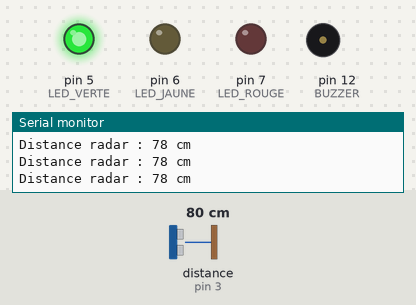
A sketch run on a simulated Arduino Uno, built with avr-gcc and run on an emulated ATmega328P. Shown: output pins drawn as LEDs (lit = HIGH), buzzer (waves = sounding), the last lines printed to the serial monitor. Wiring (inferred from the names in the program): ultrasonic range finder: trigger pin 2; echo pin 3. Dashed ring = blinking. The inputs (shaded band) are chosen by the test bench; at power-on: distance to the obstacle (sensor on pin 3) 80 cm. The echo pulse lasts 58.3 µs per cm; pins used as bus, display or sensor lines are not drawn.

Above: at 1.2 s.
1.3 s: distance to the obstacle (sensor on pin 3) set to 54 cm
4.3 s: distance to the obstacle (sensor on pin 3) set to 48 cm
At 5.2 s:
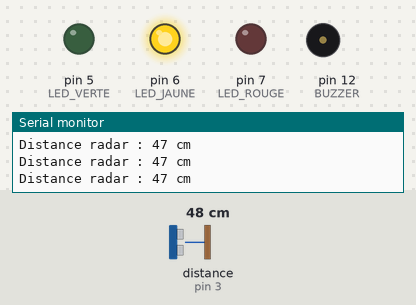
5.8 s: distance to the obstacle (sensor on pin 3) set to 23 cm
8.8 s: distance to the obstacle (sensor on pin 3) set to 18 cm
At 8.92 s:
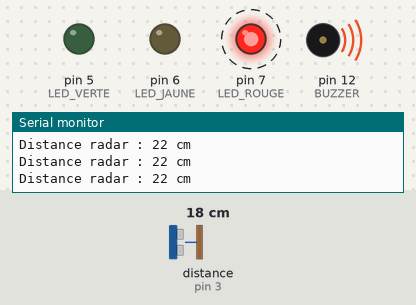
Timing chart, 0 to 12.8 s (numbered marks = the images above; inputs shaded):
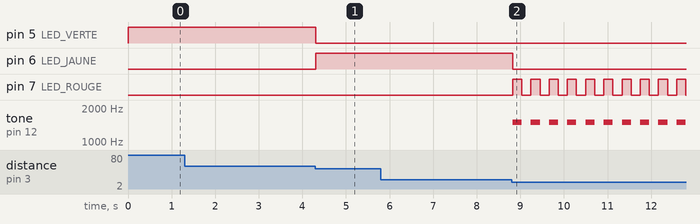

Measured:
- the behaviour switches between 51 and 50 cm on distance to the obstacle (sensor on pin 3) (found by bisection; images 0 and 1)
- the behaviour switches between 21 and 20 cm on distance to the obstacle (sensor on pin 3) (found by bisection; images 1 and 2)
- after the input at 4.3 s, pin 5 (LED_VERTE): HIGH → LOW at once; pin 6 (LED_JAUNE): LOW → HIGH at once
- after the input at 8.8 s, pin 6 (LED_JAUNE): HIGH → LOW at once; pin 7 (LED_ROUGE): alternates HIGH for 0.21 s and LOW for 0.21 s, starting at once; tone on pin 12 (BUZZER): alternates 1500 Hz for 0.21 s and silent for 0.21 s, starting at once

The sketch:

capteur-hc-3-led-Buzzer.ino
```cpp
//ETAPE 3 : ajout du buzzer en fonction de l'urgence de la colision
/*
   ALERTE : LED ROUGE (9) ET BUZZER (12) CLIGNOTENT PLUS VITE EN APPROCHANT
*/

const byte TRIG = 2;
const byte ECHO = 3;
const byte LED_VERTE = 5;
const byte LED_JAUNE = 6;
const byte LED_ROUGE = 7; // On garde la 7 pour la LED rouge
const byte BUZZER = 12;   // NOUVELLE LIGNE : Buzzer déplacé sur la broche 12

const unsigned long MEASURE_TIMEOUT = 25000UL;
const float vitesse_son = 340.0;

void setup() {
  Serial.begin(9600);

  pinMode(TRIG, OUTPUT);
  digitalWrite(TRIG, LOW);
  pinMode(ECHO, INPUT);

  pinMode(LED_VERTE, OUTPUT);
  pinMode(LED_JAUNE, OUTPUT);
  pinMode(LED_ROUGE, OUTPUT);

  pinMode(BUZZER, OUTPUT); // INITIALISATION : La broche 12 est maintenant une sortie
}

void loop() {
  /* 1. MESURE DE LA DISTANCE */
  digitalWrite(TRIG, HIGH);
  delayMicroseconds(10);
  digitalWrite(TRIG, LOW);
  long temps_AR_us = pulseIn(ECHO, HIGH, MEASURE_TIMEOUT);
  float distance_m = (temps_AR_us / 2.0) * (vitesse_son / 1000000.0);
  int distance_cm = distance_m * 100;

  /* 2. LOGIQUE DE DÉCISION */

  if (distance_m > 0.50 || distance_m <= 0) {
    // ZONE SÉCURITÉ : LED Verte allumée, le reste éteint
    digitalWrite(LED_VERTE, HIGH);
    digitalWrite(LED_JAUNE, LOW);
    digitalWrite(LED_ROUGE, LOW);
    noTone(BUZZER);
  }
  else if (distance_m <= 0.50 && distance_m > 0.20) {
    // ZONE ATTENTION : LED Jaune allumée, le reste éteint
    digitalWrite(LED_VERTE, LOW);
    digitalWrite(LED_JAUNE, HIGH);
    digitalWrite(LED_ROUGE, LOW);
    noTone(BUZZER);
  }
  else {
    // ZONE DANGER (Moins de 20 cm)
    digitalWrite(LED_VERTE, LOW);
    digitalWrite(LED_JAUNE, LOW);

    if (distance_cm <= 5) {
      // SI TRÈS PROCHE : Le son et la lumière stagnent (fixe)
      digitalWrite(LED_ROUGE, HIGH);
      tone(BUZZER, 2000); // Son continu aigu
    }
    else {
      // ENTRE 5cm et 20cm : CLIGNOTEMENT VARIABLE
      // Plus distance_cm est petit, plus delaiVitesse est court (donc rapide)
      int delaiVitesse = map(distance_cm, 5, 20, 40, 250);

      // PHASE ALLUMÉE (Lumière + Son)
      digitalWrite(LED_ROUGE, HIGH);
      tone(BUZZER, 1500); // Bip à 1500Hz
      delay(delaiVitesse); // Attend selon la distance

      // PHASE ÉTEINTE
      digitalWrite(LED_ROUGE, LOW);
      noTone(BUZZER);
      delay(delaiVitesse); // Attend selon la distance
    }
  }

  /* 3. AFFICHAGE POUR CONTRÔLE */
  Serial.print("Distance radar : ");
  Serial.print(distance_cm);
  Serial.println(" cm");
}
```
